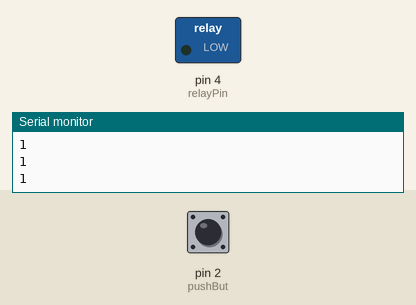
Simulated run of this sketch. Board: Arduino Uno, built with avr-gcc and run on an emulated ATmega328P. Parts: switched loads named in the sketch (green lamp = pin HIGH), the last lines printed to the serial monitor. The inputs (shaded band) are chosen by the test bench; at power-on: pin 2 (pushBut) HIGH.

Above: at 1.3 s.
1.4 s: pin 2 (pushBut) pulled LOW for 0.3 s
At 1.62 s:
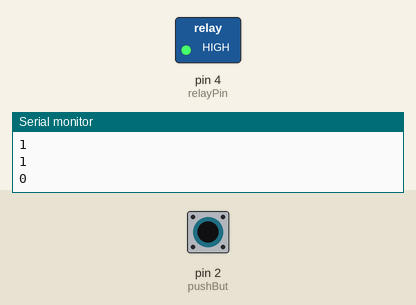
3.2 s: pin 2 (pushBut) pulled LOW for 3.2 s
At 8.0 s:
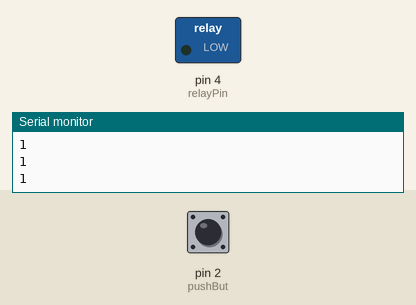
Timing chart, 0 to 9.5 s (numbered marks = the images above; inputs shaded):
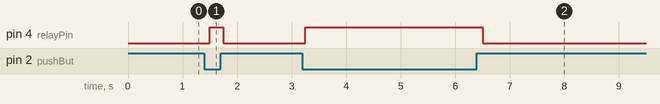

Measured:
- after the input at 1.4 s, pin 4 (relayPin): LOW → HIGH after 0.10 s, → LOW 0.25 s later
- after the input at 3.2 s, pin 4 (relayPin): LOW → HIGH after 0.05 s, → LOW 3.3 s later

The sketch:

20._Relay.ino
```cpp
int relayPin=4;
int pushBut=2;
int pushVal;
int t=250;

void setup() {
  // put your setup code here, to run once:
pinMode(pushBut,INPUT);
digitalWrite(pushBut,HIGH);
pinMode(relayPin,OUTPUT);
Serial.begin(9600);
}

void loop() {
  // put your main code here, to run repeatedly:
pushVal=digitalRead(pushBut);
if(pushVal==0)
{
  digitalWrite(relayPin,HIGH);
}
else
{
  digitalWrite(relayPin,LOW);
}
Serial.println(pushVal);
delay(t);
}
```
